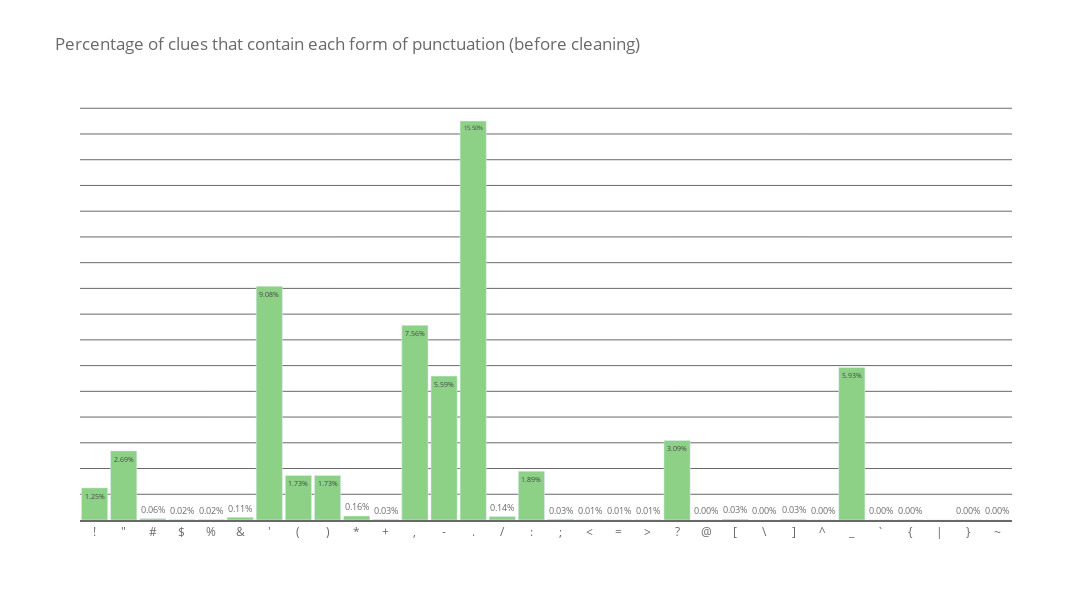

Source (notebook cell):
### Code cell
labels = list(punc_freq.keys())
values = list(punc_freq.values())
# fig = go.Figure(data=[go.Bar(
#                     x=labels, 
#                     y=values,
#                     text=values,
#                     textposition='auto',
#                             )
#                      ]
#                )y
# fig.update_layout(title_text='Percentages of samples containing each punctuation character')
# fig.show()

fig = go.Figure()
trace = go.Bar( x=labels, 
                y=values,
                text=values,
                textposition='auto',
                texttemplate='%{text:1.2%}', 
                marker_color=GREEN,
                textfont_size=10,
                textangle=0
                )

fig.add_trace(trace)

fig.update_layout(width=1600, 
                  height=600,
                  bargap=0.1,
                  plot_bgcolor='white', 
                  title = 'Percentage of clues that contain each form of punctuation (before cleaning)', 
                  font_color = GREY,
                  # margin=dict(l=10, r=10, t=10, b=10)
                  )

fig.update_yaxes(showticklabels=False,showline=False, linewidth=2, linecolor=GREY, gridcolor=GREY,dtick = 0.01)
fig.update_xaxes(showline=True, linewidth=2, linecolor=GREY, showgrid=False)
fig.show()

### Figure 1 — Plotly figure (JSON) as saved in the notebook; plotly's stock layout.template omitted (floating-point values rounded to 4 significant figures)
{"data": [{"marker": {"color": "#8CD186"}, "text": ["0.012473545444552646", "0.026861262789916383", "0.0005771621519106884", "0.00018578180855494266", "0.00019228417185436565", "0.0010671616719743497", "0.09083368038407293", "0.017338861374259003", "0.017339945101475573", "0.00155205219230275", "0.0002515795324181515", "0.07564756571644432", "0.05592001473869015", "0.15504885287474127", "0.0013740112924375966", "0.018943551745652317", "0.00030034725716382394", "0.00010419263096456367", "6.579772386320886e-05", "0.00010078663114105639", "0.030877710672700447", "2.6938362240466683e-05", "0.00031938989254070557", "2.7867271283241397e-06", "0.00031938989254070557", "4.4123179531798876e-05", "0.059255881929467936", "3.127327110674868e-05", "4.226536144624945e-05", "1.3933635641620698e-06", "4.272981596763681e-05", "3.870454344894639e-06"], "textangle": 0, "textfont": {"size": 10}, "textposition": "auto", "texttemplate": "%{text:1.2%}", "type": "bar", "x": ["!", "\"", "#", "$", "%", "&", "'", "(", ")", "*", "+", ",", "-", ".", "/", ":", ";", "<", "=", ">", "?", "@", "[", "\\", "]", "^", "_", "`", "{", "|", "}", "~"], "y": [0.01247, 0.02686, 0.0005772, 0.0001858, 0.0001923, 0.001067, 0.09083, 0.01734, 0.01734, 0.001552, 0.0002516, 0.07565, 0.05592, 0.155, 0.001374, 0.01894, 0.0003003, 0.0001042, 6.58e-05, 0.0001008, 0.03088, 2.694e-05, 0.0003194, 2.787e-06, 0.0003194, 4.412e-05, 0.05926, 3.127e-05, 4.227e-05, 1.393e-06, 4.273e-05, 3.87e-06]}], "layout": {"bargap": 0.1, "font": {"color": "#696969"}, "height": 600, "plot_bgcolor": "white", "title": {"text": "Percentage of clues that contain each form of punctuation (before cleaning)"}, "width": 1600, "xaxis": {"linecolor": "#696969", "linewidth": 2, "showgrid": false, "showline": true}, "yaxis": {"dtick": 0.01, "gridcolor": "#696969", "linecolor": "#696969", "linewidth": 2, "showline": false, "showticklabels": false}}}
